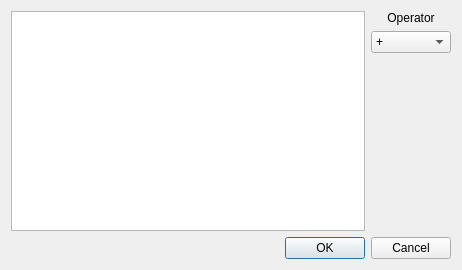
<?xml version="1.0" encoding="UTF-8"?>
<ui version="4.0">
 <class>ImageCalculator</class>
 <widget class="QDialog" name="ImageCalculator">
  <property name="geometry">
   <rect>
    <x>0</x>
    <y>0</y>
    <width>462</width>
    <height>270</height>
   </rect>
  </property>
  <property name="sizePolicy">
   <sizepolicy hsizetype="Preferred" vsizetype="Preferred">
    <horstretch>0</horstretch>
    <verstretch>0</verstretch>
   </sizepolicy>
  </property>
  <property name="minimumSize">
   <size>
    <width>0</width>
    <height>0</height>
   </size>
  </property>
  <property name="windowTitle">
   <string>Image Calculator</string>
  </property>
  <property name="windowIcon">
   <iconset resource="icons.qrc">
    <normaloff>:/icons/ASI_algorithms_logo.png</normaloff>:/icons/ASI_algorithms_logo.png</iconset>
  </property>
  <layout class="QHBoxLayout" name="horizontalLayout_2">
   <item>
    <layout class="QVBoxLayout" name="verticalLayout_2">
     <item>
      <layout class="QHBoxLayout" name="horizontalLayout">
       <item>
        <widget class="QListWidget" name="listWidget">
         <property name="minimumSize">
          <size>
           <width>300</width>
           <height>200</height>
          </size>
         </property>
        </widget>
       </item>
       <item>
        <layout class="QVBoxLayout" name="verticalLayout">
         <item>
          <widget class="QLabel" name="label">
           <property name="text">
            <string>Operator</string>
           </property>
           <property name="alignment">
            <set>Qt::AlignCenter</set>
           </property>
          </widget>
         </item>
         <item>
          <widget class="QComboBox" name="comboBox">
           <property name="minimumSize">
            <size>
             <width>80</width>
             <height>0</height>
            </size>
           </property>
           <item>
            <property name="text">
             <string notr="true">+</string>
            </property>
           </item>
           <item>
            <property name="text">
             <string notr="true">-</string>
            </property>
           </item>
          </widget>
         </item>
         <item>
          <spacer name="verticalSpacer">
           <property name="orientation">
            <enum>Qt::Vertical</enum>
           </property>
           <property name="sizeHint" stdset="0">
            <size>
             <width>20</width>
             <height>40</height>
            </size>
           </property>
          </spacer>
         </item>
        </layout>
       </item>
      </layout>
     </item>
     <item>
      <widget class="QDialogButtonBox" name="buttonBox">
       <property name="sizePolicy">
        <sizepolicy hsizetype="Expanding" vsizetype="Fixed">
         <horstretch>0</horstretch>
         <verstretch>0</verstretch>
        </sizepolicy>
       </property>
       <property name="minimumSize">
        <size>
         <width>0</width>
         <height>0</height>
        </size>
       </property>
       <property name="orientation">
        <enum>Qt::Horizontal</enum>
       </property>
       <property name="standardButtons">
        <set>QDialogButtonBox::Cancel|QDialogButtonBox::Ok</set>
       </property>
      </widget>
     </item>
    </layout>
   </item>
  </layout>
 </widget>
 <resources>
  <include location="icons.qrc"/>
 </resources>
 <connections>
  <connection>
   <sender>buttonBox</sender>
   <signal>accepted()</signal>
   <receiver>ImageCalculator</receiver>
   <slot>accept()</slot>
   <hints>
    <hint type="sourcelabel">
     <x>248</x>
     <y>254</y>
    </hint>
    <hint type="destinationlabel">
     <x>157</x>
     <y>274</y>
    </hint>
   </hints>
  </connection>
  <connection>
   <sender>buttonBox</sender>
   <signal>rejected()</signal>
   <receiver>ImageCalculator</receiver>
   <slot>reject()</slot>
   <hints>
    <hint type="sourcelabel">
     <x>316</x>
     <y>260</y>
    </hint>
    <hint type="destinationlabel">
     <x>286</x>
     <y>274</y>
    </hint>
   </hints>
  </connection>
 </connections>
</ui>
